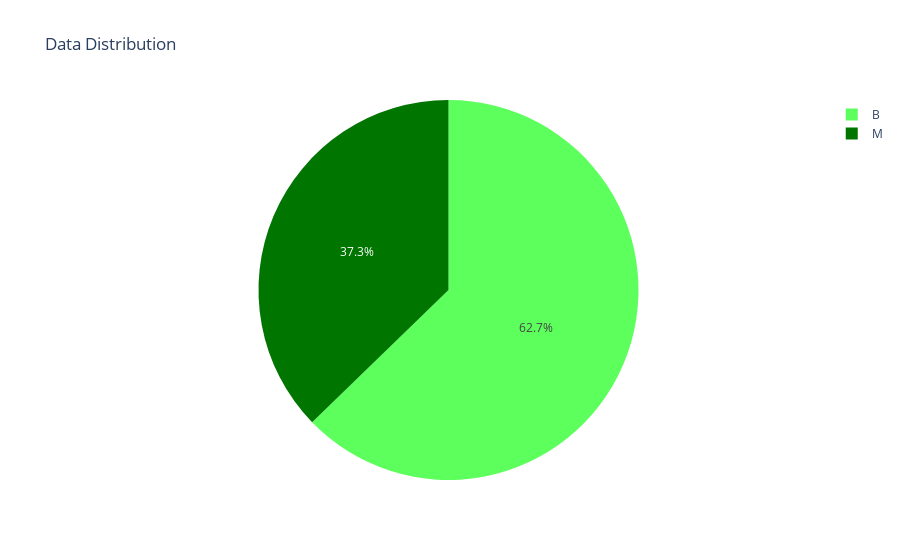

Notebook code cell kept with this figure:
### Code cell
# Output label / Target variable / y- label : data distribution
# pie-plot : proporation of M v/s B

px.pie(df ,
       'diagnosis' , 
       color= 'diagnosis' , 
       color_discrete_sequence= ['#007500' , '#5CFF5C'],
       title="Data Distribution")


# Inferences :
# dataset is imbalanced (M : B = 63:37)
# there are more cases of benign tumors than malignant tumors
# for imbalanced dataset , accuracy can be a misleading metric
#  for example , if 90% of the cases are benign , the model will always predict "bening"
#  in such cases , we need "Balanced accuracy"

### Figure 1 — Plotly figure (JSON) as saved in the notebook; plotly's stock layout.template omitted (floating-point values rounded to 4 significant figures; data arrays with more than 128 entries replaced by an {"elided": "..."} marker saying what was removed)
{"data": [{"customdata": {"elided": "569x1 str values"}, "domain": {"x": [0, 1], "y": [0, 1]}, "hovertemplate": "diagnosis=%{customdata[0]}<extra></extra>", "labels": {"elided": "569 str values"}, "legendgroup": "", "marker": {"colors": {"elided": "569 str values"}}, "name": "", "showlegend": true, "type": "pie"}], "layout": {"legend": {"tracegroupgap": 0}, "piecolorway": ["#007500", "#5CFF5C"], "title": {"text": "Data Distribution"}}}
